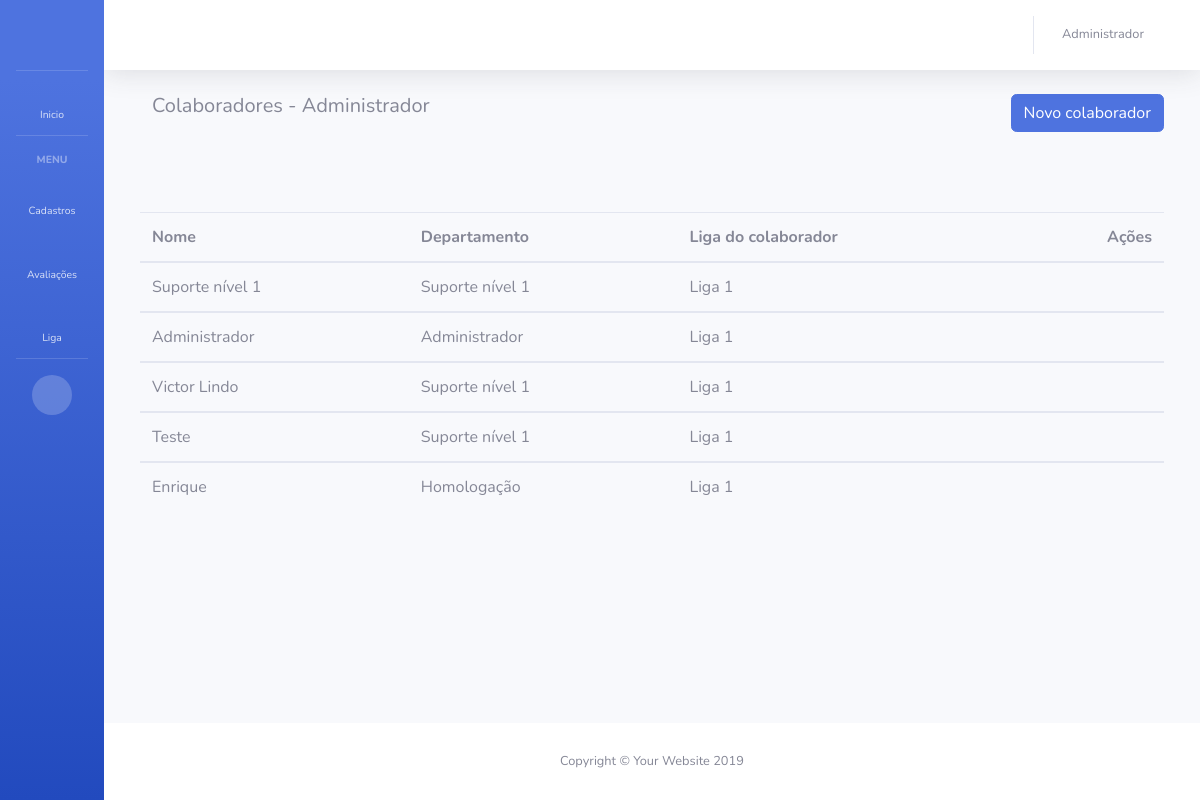
The app's page /colaboradores/ (signed in) with its own data.
### app_maxliga/models.py (models this page shows, shortened)
class Colaborador(models.Model):
    usuario = models.OneToOneField(User, on_delete=models.SET_NULL, blank=True, null=True, verbose_name='Usuário')
    departamento = models.ForeignKey(Departamento, on_delete=models.SET_NULL, blank=True, null=True, verbose_name='Cargo do colaborador')
    liga = models.ForeignKey(Liga, on_delete=models.SET_NULL, blank=True, null=True, verbose_name='Liga do colaborador')
    nome = models.CharField('Nome do funcionário', max_length=128)
    data_cadastro = models.DateTimeField('Data de criação', auto_now_add=True)
    pontuacao = models.FloatField('Pontuação colaborador', blank=True, default=0)
    maxcoins = models.FloatField('MaxCoins colaborador', blank=True, default=0)
    def __str__(self):
        return self.nome

class Departamento(models.Model):
    nome = models.CharField('Nome do departamento', max_length=128)
    admin = models.BooleanField('Departamento Admin')
    def __str__(self):
        return self.nome

class Liga(models.Model):
    nome = models.CharField('Nome da liga', max_length=128)

### app_maxliga/views.py (the view)
# urls.py: path('colaboradores/', lista_colaboradores, name='lista_colaboradores'),
@login_required
def lista_colaboradores(request):
    user = request.user.id
    colaborador = Colaborador.objects.get(usuario=user)
    colaboradores = Colaborador.objects.all()
    if colaborador.departamento.admin == True:
        data = {
            'colaborador': colaborador,
            'colaboradores': colaboradores
        }
        return render(request, 'app_maxliga/lista_colaboradores.html', data)
    else:
        return redirect('home')

### app_maxliga/templates/app_maxliga/lista_colaboradores.html
{% extends 'base.html' %}
{% block BodyHeading %}
{% if colaborador.departamento.admin == True %}
    <div class="container">
        <div class="row">
            <div class="col">
                <h5>Colaboradores - {{colaborador}}</h5>
            </div>
            <div class="text-right">
                <a href="{% url 'cadastro_colaborador' %}" class="btn btn-primary btn-block" role="button">Novo colaborador</a>
            </div>
        </div>
        <div class="row" style="margin-top:80px;">
            <table class="table">
                <thead>
                <tr>
                    <th scope="col">Nome</th>
                    <th scope="col">Departamento</th>
                    <th scope="col">Liga do colaborador</th>
                    <th class="text-right" scope="col">Ações</th>
                </tr>
                </thead>
                {% for colaborador in colaboradores %}
                <tbody>
                <tr>
                    <td>{{ colaborador.nome }}</td>
                    <td>{{ colaborador.departamento }}</td>
                    <td>{{ colaborador.liga.nome }}</td>
                    <td class="text-right">
                        <a href="{% url 'atualizar_colaborador' colaborador.id %}">
                            <i class="fas fa-pen fa-fw" style="color: rgb(50, 48, 155);"></i>
                        </a>
                        <a href="{% url 'excluir_colaborador' colaborador.id %}">
                            <i class="fas fa-trash fa-fw" style="color: rgb(230, 17, 17);"></i>
                        </a>
                    </td>
                </tr>
                </tbody>
                {% endfor %}
            </table>
        </div>
    </div>
{% endif %}
{% endblock %}

### app_maxliga/templates/base.html (shortened to what this page needs)
{% load static %}
<!DOCTYPE html>
<html lang="pt-br">
<head>
  <link href="{% static 'vendor/fontawesome-free/css/all.min.css' %}" rel="stylesheet" type="text/css">
  <link href="{% static 'css/sb-admin-2.min.css' %}" rel="stylesheet">
</head>
<body id="page-top">
  <div id="wrapper">
    <ul class="navbar-nav bg-gradient-primary sidebar sidebar-dark accordion toggled" id="accordionSidebar">
      <a class="sidebar-brand d-flex align-items-center justify-content-center" href="{% url 'home' %}">
        <div class="sidebar-brand-icon">
          <i class="fas fa-grip-lines"></i>
        </div>
      </a>
      <hr class="sidebar-divider my-0">
      <li class="nav-item">
        <a class="nav-link" href="{% url 'home' %}">
          <i class="fas fa-fw fa-home"></i>
          <span>Inicio</span></a>
      </li>
      <hr class="sidebar-divider">
      <div class="sidebar-heading">
        Menu
      </div>
      {% if colaborador.departamento.admin == True %}
      <li class="nav-item">
        <a class="nav-link collapsed" href="#" data-toggle="collapse" data-target="#collapseUtilities" aria-expanded="true" aria-controls="collapseUtilities">
          <i class="fas fa-fw fa-wrench"></i>
          <span>Cadastros</span>
        </a>
      </li>
      {% endif %}
      <li class="nav-item">
        <a class="nav-link collapsed" href="#" data-toggle="collapse" data-target="#collapsePages" aria-expanded="true" aria-controls="collapsePages">
          <i class="fas fa-fw fa-stream"></i>
          <span>Avaliações</span>
        </a>
      </li>
      <li class="nav-item">
        <a class="nav-link collapsed" href="#" data-toggle="collapse" data-target="#collapseRanking" aria-expanded="true" aria-controls="collapsePages">
          <i class="fas fa-fw fa-flag"></i>
          <span>Liga</span>
        </a>
      </li>
      <hr class="sidebar-divider d-none d-md-block">
      <div class="text-center d-none d-md-inline">
        <button class="rounded-circle border-0" id="sidebarToggle"></button>
      </div>
    </ul>
    <div id="content-wrapper" class="d-flex flex-column">
      <div id="content">
        <nav class="navbar navbar-expand navbar-light bg-white topbar mb-4 static-top shadow">
          <ul class="navbar-nav ml-auto">
            <li class="nav-item dropdown no-arrow mx-1">
              <a class="nav-link dropdown-toggle" href="#" id="alertsDropdown" role="button" data-toggle="dropdown" aria-haspopup="true" aria-expanded="false">
                <i class="fas fa-bell fa-fw"></i>
              </a>
            </li>
            <li class="nav-item dropdown no-arrow">
              <a class="nav-link dropdown-toggle" href="#" id="userDropdown" role="button" data-toggle="dropdown" aria-haspopup="true" aria-expanded="false">
                <span class="mr-2 d-none d-lg-inline text-gray-600 small">{{ colaborador.nome }}</span>
                <i class="fas fa-user fa-fw"></i>
              </a>
            </li>
          </ul>
        </nav>
        <div class="container-fluid">
          {% block BodyHeading %}
          {% endblock %}
        </div>
      </div>
      <footer class="sticky-footer bg-white">
        <div class="container my-auto">
          <div class="copyright text-center my-auto">
            <span>Copyright &copy; Your Website 2019</span>
          </div>
        </div>
      </footer>
    </div>
  </div>
</body>
</html>

### records on screen
Colaborador: nome "Administrador", departamento "Administrador", liga.nome "Liga 1"
Colaborador: nome "Suporte nível 1", departamento "Suporte nível 1", liga.nome "Liga 1"
Colaborador: nome "Victor Lindo", departamento "Suporte nível 1", liga.nome "Liga 1"
Colaborador: nome "Teste", departamento "Suporte nível 1", liga.nome "Liga 1"
Colaborador: nome "Enrique", departamento "Homologação", liga.nome "Liga 1"
